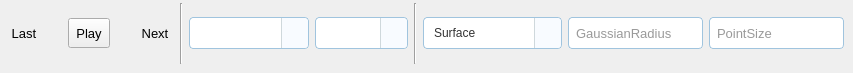
           <widget class="QWidget" name="tab_PostProcess">
            <attribute name="title">
             <string>PostProcess</string>
            </attribute>
            <widget class="QWidget" name="layoutWidget">
             <property name="geometry">
              <rect>
               <x>6</x>
               <y>3</y>
               <width>838</width>
               <height>61</height>
              </rect>
             </property>
             <layout class="QHBoxLayout" name="horizontalLayout_11">
              <item>
               <layout class="QHBoxLayout" name="horizontalLayout_6">
                <property name="spacing">
                 <number>26</number>
                </property>
                <item>
                 <widget class="QToolButton" name="toolButton_last">
                  <property name="minimumSize">
                   <size>
                    <width>30</width>
                    <height>30</height>
                   </size>
                  </property>
                  <property name="font">
                   <font>
                    <family>Microsoft YaHei UI</family>
                    <pointsize>10</pointsize>
                    <bold>false</bold>
                   </font>
                  </property>
                  <property name="styleSheet">
                   <string notr="true">border:none;</string>
                  </property>
                  <property name="text">
                   <string>Last</string>
                  </property>
                  <property name="icon">
                   <iconset resource="image.qrc">
                    <normaloff>:/img/last.png</normaloff>:/img/last.png</iconset>
                  </property>
                  <property name="iconSize">
                   <size>
                    <width>25</width>
                    <height>25</height>
                   </size>
                  </property>
                  <property name="toolButtonStyle">
                   <enum>Qt::ToolButtonTextUnderIcon</enum>
                  </property>
                 </widget>
                </item>
                <item>
                 <widget class="QToolButton" name="toolButton_play">
                  <property name="minimumSize">
                   <size>
                    <width>30</width>
                    <height>30</height>
                   </size>
                  </property>
                  <property name="font">
                   <font>
                    <family>Microsoft YaHei UI</family>
                    <pointsize>10</pointsize>
                    <bold>false</bold>
                   </font>
                  </property>
                  <property name="styleSheet">
                   <string notr="true">border:none;
/* 默认状态（未播放）：显示播放图标 */
QToolButton#toolButton_play {
    /* 你的图标路径 */
    qproperty-icon: url(:/icons/play.png);
    background-color: transparent; /* 或者你想要的颜色 */
}

/* 选中状态（正在播放）：显示暂停图标 */
QToolButton#toolButton_play:checked {
    /* 你的图标路径 */
    qproperty-icon: url(:/icons/pause.png);
    /* 选中时通常背景会变深，表示正在运行 */
    background-color: transparent; 
    border: 1px solid #A0C4DE;
}</string>
                  </property>
                  <property name="text">
                   <string>Play</string>
                  </property>
                  <property name="icon">
                   <iconset resource="image.qrc">
                    <normaloff>:/img/play.png</normaloff>:/img/play.png</iconset>
                  </property>
                  <property name="iconSize">
                   <size>
                    <width>25</width>
                    <height>25</height>
                   </size>
                  </property>
                  <property name="checkable">
                   <bool>true</bool>
                  </property>
                  <property name="toolButtonStyle">
                   <enum>Qt::ToolButtonTextUnderIcon</enum>
                  </property>
                 </widget>
                </item>
                <item>
                 <widget class="QToolButton" name="toolButton_next">
                  <property name="minimumSize">
                   <size>
                    <width>30</width>
                    <height>30</height>
                   </size>
                  </property>
                  <property name="font">
                   <font>
                    <family>Microsoft YaHei UI</family>
                    <pointsize>10</pointsize>
                    <bold>false</bold>
                   </font>
                  </property>
                  <property name="styleSheet">
                   <string notr="true">border:none;</string>
                  </property>
                  <property name="text">
                   <string>Next</string>
                  </property>
                  <property name="icon">
                   <iconset resource="image.qrc">
                    <normaloff>:/img/next.png</normaloff>:/img/next.png</iconset>
                  </property>
                  <property name="iconSize">
                   <size>
                    <width>25</width>
                    <height>25</height>
                   </size>
                  </property>
                  <property name="toolButtonStyle">
                   <enum>Qt::ToolButtonTextUnderIcon</enum>
                  </property>
                 </widget>
                </item>
               </layout>
              </item>
              <item>
               <widget class="Line" name="line_4">
                <property name="orientation">
                 <enum>Qt::Vertical</enum>
                </property>
               </widget>
              </item>
              <item>
               <layout class="QHBoxLayout" name="horizontalLayout_7">
                <item>
                 <widget class="QComboBox" name="comboBox_attributes">
                  <property name="sizePolicy">
                   <sizepolicy hsizetype="Fixed" vsizetype="Fixed">
                    <horstretch>0</horstretch>
                    <verstretch>0</verstretch>
                   </sizepolicy>
                  </property>
                  <property name="minimumSize">
                   <size>
                    <width>120</width>
                    <height>32</height>
                   </size>
                  </property>
                  <property name="font">
                   <font>
                    <family>Microsoft YaHei UI</family>
                    <pointsize>-1</pointsize>
                    <bold>false</bold>
                   </font>
                  </property>
                  <property name="toolTip">
                   <string>attribute</string>
                  </property>
                  <property name="statusTip">
                   <string/>
                  </property>
                  <property name="styleSheet">
                   <string notr="true">/* 1. ComboBox 主体 */
QComboBox {
    border: 1px solid #A0C4DE;      /* 边框颜色 */
    border-radius: 4px;
    padding: 1px 10px 1px 10px;     /* 文字内边距 */
    background-color: white;
   font-family: &quot;Microsoft YaHei UI&quot;, &quot;Segoe UI&quot;;
    color: #333333;
    font-size: 12px;
    min-height: 28px;
}

/* 2. 下拉按钮区域（右侧那个小格子） */
QComboBox::drop-down {
    subcontrol-origin: padding;
    subcontrol-position: top right;
    width: 26px; 
    /* 关键：添加左边框，使箭头按钮与左侧选择区产生视觉隔离，不再“融合” */
    border-left: 1px solid #CFD8DC; 
    border-top-right-radius: 4px;
    border-bottom-right-radius: 4px;
    background-color: #F8FBFF;      /* 给按钮区一个极淡的背景色，增加层次感 */
}

/* 3. 调用你的 aarrow 图片 */
QComboBox::down-arrow {
    image: url(:/img/arrow.png);   /* 这里就是调用你新增资源的地方 */
    width: 12px;                    /* 根据你图片的实际大小微调 */
    height: 12px;
}

/* 4. 悬停状态 */
QComboBox:hover {
    border: 1px solid #0078D4;
}

/* 5. 下拉列表项样式 */
QComboBox QAbstractItemView {
    border: 1px solid #A0C4DE;
    background-color: white;
    selection-background-color: #0078D4;
    outline: 0px;
}</string>
                  </property>
                  <property name="editable">
                   <bool>false</bool>
                  </property>
                  <property name="currentText">
                   <string/>
                  </property>
                  <property name="insertPolicy">
                   <enum>QComboBox::InsertAfterCurrent</enum>
                  </property>
                  <property name="placeholderText">
                   <string/>
                  </property>
                  <property name="frame">
                   <bool>true</bool>
                  </property>
                 </widget>
                </item>
                <item>
                 <widget class="QComboBox" name="comboBox_fenliang">
                  <property name="sizePolicy">
                   <sizepolicy hsizetype="Fixed" vsizetype="Fixed">
                    <horstretch>0</horstretch>
                    <verstretch>0</verstretch>
                   </sizepolicy>
                  </property>
                  <property name="minimumSize">
                   <size>
                    <width>80</width>
                    <height>32</height>
                   </size>
                  </property>
                  <property name="font">
                   <font>
                    <family>Microsoft YaHei UI</family>
                    <pointsize>-1</pointsize>
                    <bold>false</bold>
                   </font>
                  </property>
                  <property name="toolTip">
                   <string>Vector</string>
                  </property>
                  <property name="styleSheet">
                   <string notr="true">/* 1. ComboBox 主体 */
QComboBox {
    border: 1px solid #A0C4DE;      /* 边框颜色 */
    border-radius: 4px;
    padding: 1px 10px 1px 10px;     /* 文字内边距 */
    background-color: white;
   font-family: &quot;Microsoft YaHei UI&quot;, &quot;Segoe UI&quot;;
    color: #333333;
    font-size: 12px;
    min-height: 28px;
}

/* 2. 下拉按钮区域（右侧那个小格子） */
QComboBox::drop-down {
    subcontrol-origin: padding;
    subcontrol-position: top right;
    width: 26px; 
    /* 关键：添加左边框，使箭头按钮与左侧选择区产生视觉隔离，不再“融合” */
    border-left: 1px solid #CFD8DC; 
    border-top-right-radius: 4px;
    border-bottom-right-radius: 4px;
    background-color: #F8FBFF;      /* 给按钮区一个极淡的背景色，增加层次感 */
}

/* 3. 调用你的 aarrow 图片 */
QComboBox::down-arrow {
    image: url(:/img/arrow.png);   /* 这里就是调用你新增资源的地方 */
    width: 12px;                    /* 根据你图片的实际大小微调 */
    height: 12px;
}

/* 4. 悬停状态 */
QComboBox:hover {
    border: 1px solid #0078D4;
}

/* 5. 下拉列表项样式 */
QComboBox QAbstractItemView {
    border: 1px solid #A0C4DE;
    background-color: white;
    selection-background-color: #0078D4;
    outline: 0px;
}</string>
                  </property>
                  <property name="insertPolicy">
                   <enum>QComboBox::InsertAfterCurrent</enum>
                  </property>
                  <property name="frame">
                   <bool>true</bool>
                  </property>
                 </widget>
                </item>
               </layout>
              </item>
              <item>
               <widget class="Line" name="line_5">
                <property name="orientation">
                 <enum>Qt::Vertical</enum>
                </property>
               </widget>
              </item>
              <item>
               <layout class="QHBoxLayout" name="horizontalLayout_8">
                <item>
                 <widget class="QComboBox" name="comboBox_rendering">
                  <property name="styleSheet">
                   <string notr="true">/* 1. ComboBox 主体 */
QComboBox {
    border: 1px solid #A0C4DE;      /* 边框颜色 */
    border-radius: 4px;
    padding: 1px 10px 1px 10px;     /* 文字内边距 */
    background-color: white;
   font-family: &quot;Microsoft YaHei UI&quot;, &quot;Segoe UI&quot;;
    color: #333333;
    font-size: 12px;
    min-height: 28px;
}

/* 2. 下拉按钮区域（右侧那个小格子） */
QComboBox::drop-down {
    subcontrol-origin: padding;
    subcontrol-position: top right;
    width: 26px; 
    /* 关键：添加左边框，使箭头按钮与左侧选择区产生视觉隔离，不再“融合” */
    border-left: 1px solid #CFD8DC; 
    border-top-right-radius: 4px;
    border-bottom-right-radius: 4px;
    background-color: #F8FBFF;      /* 给按钮区一个极淡的背景色，增加层次感 */
}

/* 3. 调用你的 aarrow 图片 */
QComboBox::down-arrow {
    image: url(:/img/arrow.png);   /* 这里就是调用你新增资源的地方 */
    width: 12px;                    /* 根据你图片的实际大小微调 */
    height: 12px;
}

/* 4. 悬停状态 */
QComboBox:hover {
    border: 1px solid #0078D4;
}

/* 5. 下拉列表项样式 */
QComboBox QAbstractItemView {
    border: 1px solid #A0C4DE;
    background-color: white;
    selection-background-color: #0078D4;
    outline: 0px;
}</string>
                  </property>
                  <property name="currentIndex">
                   <number>0</number>
                  </property>
                  <item>
                   <property name="text">
                    <string>Surface</string>
                   </property>
                  </item>
                  <item>
                   <property name="text">
                    <string>Points</string>
                   </property>
                  </item>
                  <item>
                   <property name="text">
                    <string>OutLine</string>
                   </property>
                  </item>
                  <item>
                   <property name="text">
                    <string>Point Gaussian</string>
                   </property>
                  </item>
                 </widget>
                </item>
                <item>
                 <widget class="QLineEdit" name="LineEdit_GaussianRadius">
                  <property name="sizePolicy">
                   <sizepolicy hsizetype="Fixed" vsizetype="Fixed">
                    <horstretch>0</horstretch>
                    <verstretch>0</verstretch>
                   </sizepolicy>
                  </property>
                  <property name="minimumSize">
                   <size>
                    <width>120</width>
                    <height>32</height>
                   </size>
                  </property>
                  <property name="styleSheet">
                   <string notr="true">/* 统一设置 QLineEdit 的风格，使其与 ComboBox 和 TreeView 协调 */
QLineEdit {
    /* 1. 字体统一 */
    font-family: &quot;Microsoft YaHei UI&quot;, &quot;Segoe UI&quot;;
    font-size: 10pt;  /* 与你的 ToolButton 大小一致 */
    color: #333333;

    /* 2. 边框风格（参考了你的 ComboBox 颜色 #A0C4DE） */
    border: 1px solid #A0C4DE;
    border-radius: 4px;       /* 圆角 */
    padding: 2px 5px;         /* 内边距，让文字不要贴着边框 */
    background-color: #FFFFFF;
}

/* 3. 鼠标悬停或输入时的交互效果 */
QLineEdit:hover {
    border: 1px solid #0078D4; /* 悬停时变蓝 */
}

QLineEdit:focus {
    border: 1px solid #0078D4; /* 聚焦时变蓝 */
    background-color: #F8FBFF; /* 背景变极淡的蓝，增加聚焦感 */
}</string>
                  </property>
                  <property name="placeholderText">
                   <string>GaussianRadius</string>
                  </property>
                 </widget>
                </item>
                <item>
                 <widget class="QLineEdit" name="lineEdit_PointSize">
                  <property name="sizePolicy">
                   <sizepolicy hsizetype="Fixed" vsizetype="Fixed">
                    <horstretch>0</horstretch>
                    <verstretch>0</verstretch>
                   </sizepolicy>
                  </property>
                  <property name="minimumSize">
                   <size>
                    <width>90</width>
                    <height>32</height>
                   </size>
                  </property>
                  <property name="styleSheet">
                   <string notr="true">/* 统一设置 QLineEdit 的风格，使其与 ComboBox 和 TreeView 协调 */
QLineEdit {
    /* 1. 字体统一 */
    font-family: &quot;Microsoft YaHei UI&quot;, &quot;Segoe UI&quot;;
    font-size: 10pt;  /* 与你的 ToolButton 大小一致 */
    color: #333333;

    /* 2. 边框风格（参考了你的 ComboBox 颜色 #A0C4DE） */
    border: 1px solid #A0C4DE;
    border-radius: 4px;       /* 圆角 */
    padding: 2px 5px;         /* 内边距，让文字不要贴着边框 */
    background-color: #FFFFFF;
}

/* 3. 鼠标悬停或输入时的交互效果 */
QLineEdit:hover {
    border: 1px solid #0078D4; /* 悬停时变蓝 */
}

QLineEdit:focus {
    border: 1px solid #0078D4; /* 聚焦时变蓝 */
    background-color: #F8FBFF; /* 背景变极淡的蓝，增加聚焦感 */
}</string>
                  </property>
                  <property name="placeholderText">
                   <string>PointSize</string>
                  </property>
                 </widget>
                </item>
               </layout>
              </item>
             </layout>
            </widget>
           </widget>
